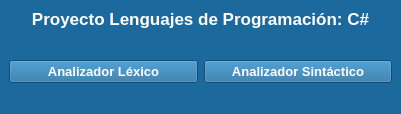
<?xml version="1.0" encoding="UTF-8"?>
<ui version="4.0">
 <class>MainWindow</class>
 <widget class="QMainWindow" name="MainWindow">
  <property name="geometry">
   <rect>
    <x>0</x>
    <y>0</y>
    <width>401</width>
    <height>114</height>
   </rect>
  </property>
  <property name="minimumSize">
   <size>
    <width>100</width>
    <height>100</height>
   </size>
  </property>
  <property name="maximumSize">
   <size>
    <width>1050</width>
    <height>950</height>
   </size>
  </property>
  <property name="windowTitle">
   <string>Proyecto - Samira Suárez|David Yánez</string>
  </property>
  <property name="styleSheet">
   <string notr="true">background-color:rgb(28, 105, 157);
color:white;
</string>
  </property>
  <widget class="QWidget" name="centralwidget">
   <layout class="QVBoxLayout" name="verticalLayout_2">
    <item>
     <layout class="QVBoxLayout" name="verticalLayout">
      <item>
       <widget class="QLabel" name="label">
        <property name="font">
         <font>
          <pointsize>13</pointsize>
          <weight>75</weight>
          <bold>true</bold>
         </font>
        </property>
        <property name="cursor">
         <cursorShape>IBeamCursor</cursorShape>
        </property>
        <property name="text">
         <string>Proyecto Lenguajes de Programación: C#</string>
        </property>
        <property name="alignment">
         <set>Qt::AlignCenter</set>
        </property>
       </widget>
      </item>
      <item>
       <spacer name="verticalSpacer">
        <property name="orientation">
         <enum>Qt::Vertical</enum>
        </property>
        <property name="sizeType">
         <enum>QSizePolicy::Fixed</enum>
        </property>
        <property name="sizeHint" stdset="0">
         <size>
          <width>20</width>
          <height>54</height>
         </size>
        </property>
       </spacer>
      </item>
     </layout>
    </item>
    <item>
     <layout class="QHBoxLayout" name="horizontalLayout">
      <item>
       <widget class="QPushButton" name="Button_Lex">
        <property name="font">
         <font>
          <pointsize>10</pointsize>
          <weight>75</weight>
          <bold>true</bold>
         </font>
        </property>
        <property name="cursor">
         <cursorShape>PointingHandCursor</cursorShape>
        </property>
        <property name="text">
         <string>Analizador Léxico</string>
        </property>
       </widget>
      </item>
      <item>
       <widget class="QPushButton" name="Button_Sint">
        <property name="font">
         <font>
          <pointsize>10</pointsize>
          <weight>75</weight>
          <bold>true</bold>
         </font>
        </property>
        <property name="cursor">
         <cursorShape>PointingHandCursor</cursorShape>
        </property>
        <property name="text">
         <string>Analizador Sintáctico</string>
        </property>
       </widget>
      </item>
     </layout>
    </item>
   </layout>
  </widget>
  <widget class="QStatusBar" name="statusbar"/>
 </widget>
 <resources/>
 <connections/>
</ui>
